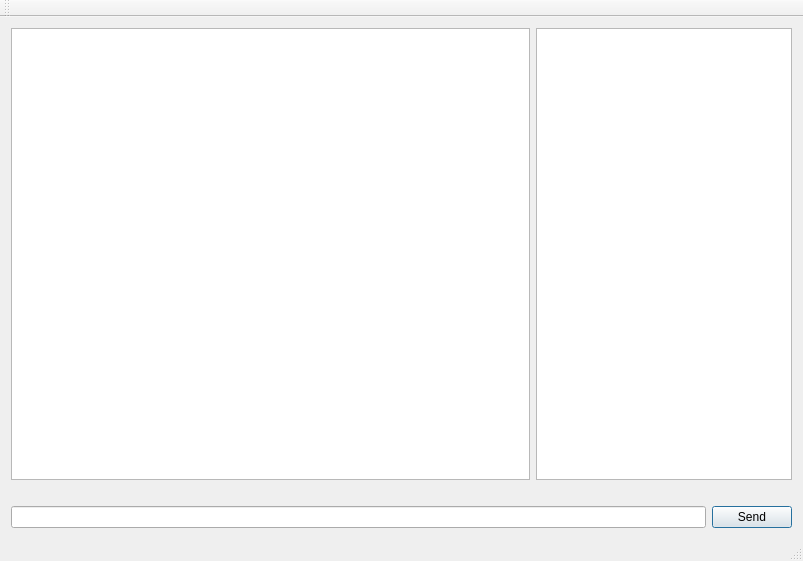
<?xml version="1.0" encoding="UTF-8"?>
<ui version="4.0">
 <class>MainWindow</class>
 <widget class="QMainWindow" name="MainWindow">
  <property name="geometry">
   <rect>
    <x>0</x>
    <y>0</y>
    <width>803</width>
    <height>561</height>
   </rect>
  </property>
  <property name="windowTitle">
   <string>MainWindow</string>
  </property>
  <widget class="QWidget" name="centralWidget">
   <layout class="QVBoxLayout" name="verticalLayout_2">
    <item>
     <layout class="QVBoxLayout" name="verticalLayout">
      <property name="sizeConstraint">
       <enum>QLayout::SetMaximumSize</enum>
      </property>
      <property name="leftMargin">
       <number>0</number>
      </property>
      <property name="rightMargin">
       <number>0</number>
      </property>
      <item>
       <layout class="QHBoxLayout" name="horizontalLayout_2">
        <item>
         <widget class="QTextEdit" name="textEdit">
          <property name="enabled">
           <bool>true</bool>
          </property>
          <property name="readOnly">
           <bool>true</bool>
          </property>
         </widget>
        </item>
        <item>
         <widget class="QTextEdit" name="textEdit_2">
          <property name="sizePolicy">
           <sizepolicy hsizetype="Preferred" vsizetype="Fixed">
            <horstretch>0</horstretch>
            <verstretch>0</verstretch>
           </sizepolicy>
          </property>
          <property name="maximumSize">
           <size>
            <width>800</width>
            <height>500</height>
           </size>
          </property>
          <property name="readOnly">
           <bool>true</bool>
          </property>
         </widget>
        </item>
       </layout>
      </item>
      <item>
       <widget class="QLabel" name="typing">
        <property name="text">
         <string/>
        </property>
       </widget>
      </item>
      <item>
       <layout class="QHBoxLayout" name="horizontalLayout">
        <property name="rightMargin">
         <number>0</number>
        </property>
        <item>
         <widget class="QLineEdit" name="textToSend"/>
        </item>
        <item>
         <widget class="QPushButton" name="send">
          <property name="text">
           <string>Send</string>
          </property>
          <property name="autoDefault">
           <bool>false</bool>
          </property>
          <property name="default">
           <bool>true</bool>
          </property>
         </widget>
        </item>
       </layout>
      </item>
     </layout>
    </item>
   </layout>
  </widget>
  <widget class="QMenuBar" name="menuBar">
   <property name="geometry">
    <rect>
     <x>0</x>
     <y>0</y>
     <width>803</width>
     <height>25</height>
    </rect>
   </property>
  </widget>
  <widget class="QToolBar" name="mainToolBar">
   <attribute name="toolBarArea">
    <enum>TopToolBarArea</enum>
   </attribute>
   <attribute name="toolBarBreak">
    <bool>false</bool>
   </attribute>
  </widget>
  <widget class="QStatusBar" name="statusBar"/>
 </widget>
 <layoutdefault spacing="6" margin="11"/>
 <resources/>
 <connections/>
</ui>
